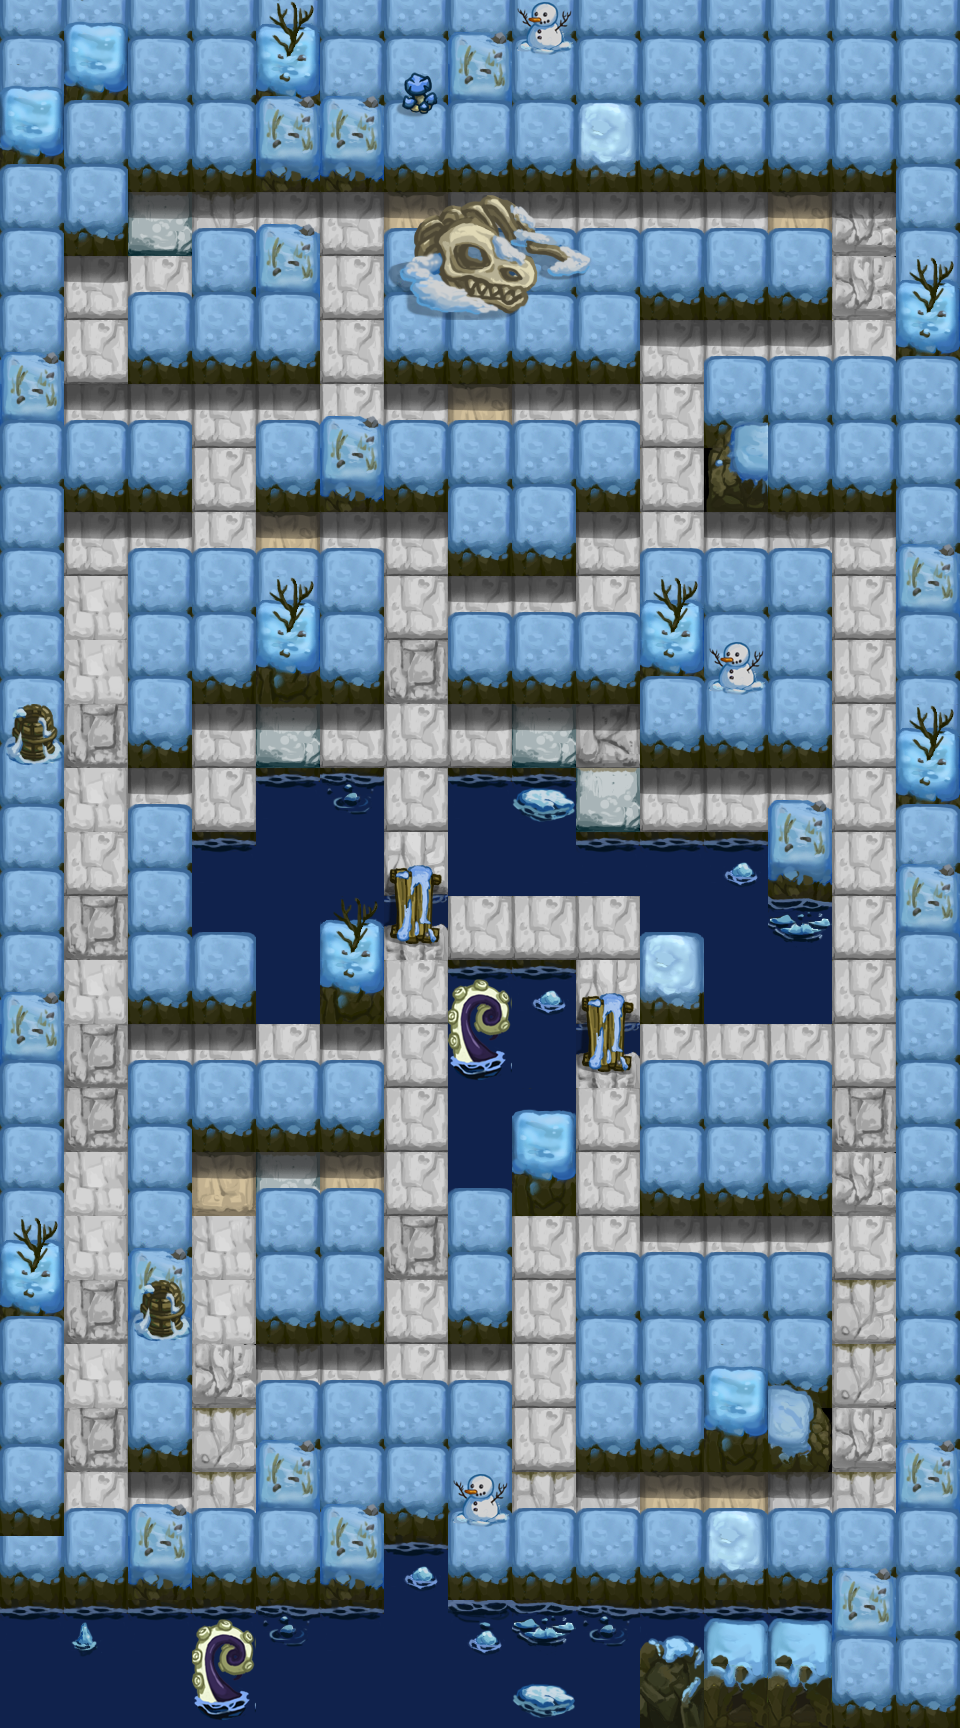

Rendered tile map (Tiled .tmx) drawn with the repository's tilesets; below, a short description and the map source with its tile grids summarised:
An orthogonal 15x27 tile map with 64x64 px tiles, 7 tile layers (background, background_top, block, block_top, ...), 4 tilesets and 8 objects (5x monster, move_3, move_2, move_1).

<map version="1.2" tiledversion="1.2.2" orientation="orthogonal" renderorder="left-down" width="15" height="27" tilewidth="64" tileheight="64" infinite="0" nextlayerid="57" nextobjectid="220">
 <tileset firstgid="1" name="ice_block_1" tilewidth="64" tileheight="64" tilecount="64" columns="8">
  <image source="img/ice_block_1.png" width="512" height="512" />
 </tileset>
 <tileset firstgid="65" name="diamond" tilewidth="64" tileheight="64" tilecount="64" columns="8">
  <image source="img/diamond.png" width="512" height="512" />
 </tileset>
 <tileset firstgid="129" name="ice_bg_1" tilewidth="64" tileheight="64" tilecount="64" columns="8">
  <image source="img/ice_bg_1.png" width="512" height="512" />
 </tileset>
 <tileset firstgid="193" name="ice_top_1" tilewidth="64" tileheight="64" tilecount="64" columns="8">
  <image source="img/ice_top_1.png" width="512" height="512" />
 </tileset>
 <layer id="45" name="background" width="15" height="27">
  <data>[405 cells, 142 non-empty, 10 distinct tile ids]</data>
 </layer>
 <layer id="46" name="background_top" width="15" height="27">
  <data>[405 cells, 62 non-empty, 1 distinct tile ids]</data>
 </layer>
 <layer id="47" name="block" width="15" height="27">
  <data>[405 cells, 263 non-empty, 14 distinct tile ids]</data>
 </layer>
 <layer id="48" name="block_top" width="15" height="27">
  <data>[405 cells, 136 non-empty, 9 distinct tile ids]</data>
 </layer>
 <layer id="49" name="diamond" width="15" height="27">
  <data>[405 cells, 66 non-empty, 1 distinct tile ids]</data>
 </layer>
 <objectgroup color="#ffaaff" id="50" name="trigger" visible="0" />
 <objectgroup color="#ff0000" id="51" name="monster">
  <object id="204" name="monster" x="512" y="384" width="64" height="64">
   <properties>
    <property name="Direction_Arr" value="0" />
    <property name="ID_Arr" value="901" />
    <property name="Interval" type="int" value="5000" />
    <property name="Move_Arr" value="0" />
    <property name="Order" type="int" value="1" />
    <property name="Time" type="int" value="0" />
   </properties>
  </object>
  <object id="213" name="monster" x="576" y="192" width="64" height="64">
   <properties>
    <property name="Direction_Arr" value="0" />
    <property name="ID_Arr" value="104" />
    <property name="Interval" type="int" value="5000" />
    <property name="Move_Arr" value="0" />
    <property name="Order" type="int" value="1" />
    <property name="Time" type="int" value="0" />
   </properties>
  </object>
  <object id="215" name="monster" x="64" y="320" width="64" height="64">
   <properties>
    <property name="Direction_Arr" value="0" />
    <property name="ID_Arr" value="104" />
    <property name="Interval" type="int" value="5000" />
    <property name="Move_Arr" value="0" />
    <property name="Order" type="int" value="1" />
    <property name="Time" type="int" value="0" />
   </properties>
  </object>
  <object id="216" name="monster" x="640" y="512" width="64" height="64">
   <properties>
    <property name="Direction_Arr" value="0" />
    <property name="ID_Arr" value="104" />
    <property name="Interval" type="int" value="5000" />
    <property name="Move_Arr" value="0" />
    <property name="Order" type="int" value="1" />
    <property name="Time" type="int" value="0" />
   </properties>
  </object>
  <object id="219" name="monster" x="320" y="704" width="64" height="64">
   <properties>
    <property name="Direction_Arr" value="0" />
    <property name="ID_Arr" value="104" />
    <property name="Interval" type="int" value="5000" />
    <property name="Move_Arr" value="0" />
    <property name="Order" type="int" value="1" />
    <property name="Time" type="int" value="0" />
   </properties>
  </object>
 </objectgroup>
 <objectgroup color="#00ff00" id="52" name="player" visible="0">
  <object id="110" name="move_3" x="320" y="1344" width="64" height="64" />
  <object id="109" name="move_2" x="320" y="1344" width="64" height="64" />
  <object id="107" name="move_1" x="320" y="1344" width="64" height="64" />
 </objectgroup>
 <layer id="53" name="all_top_1" width="15" height="27">
  <data>[405 cells, 59 non-empty, 3 distinct tile ids]</data>
 </layer>
 <layer id="54" name="all_top_2" width="15" height="27">
  <data>[405 cells, 25 non-empty, 16 distinct tile ids]</data>
 </layer>
</map>
